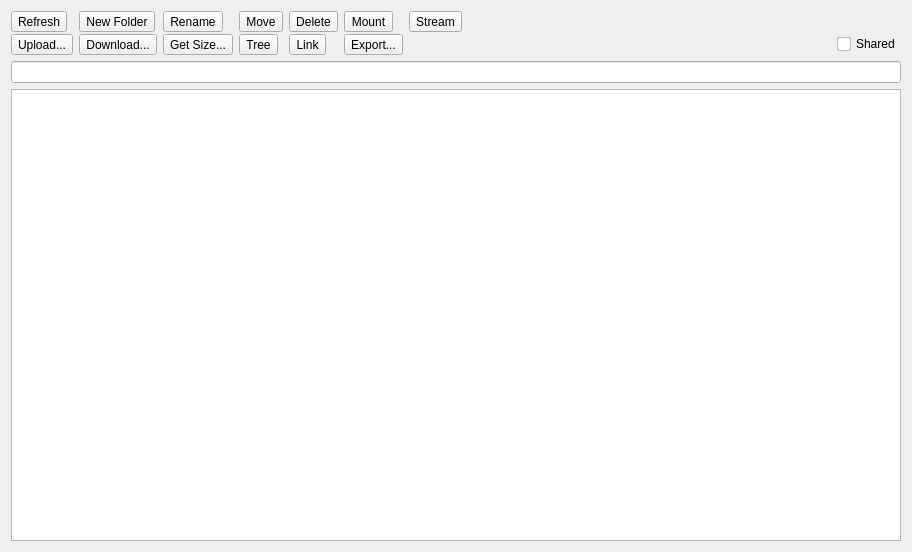
<?xml version="1.0" encoding="UTF-8"?>
<ui version="4.0">
 <class>RemoteWidget</class>
 <widget class="QWidget" name="RemoteWidget">
  <property name="geometry">
   <rect>
    <x>0</x>
    <y>0</y>
    <width>912</width>
    <height>552</height>
   </rect>
  </property>
  <property name="windowTitle">
   <string>Form</string>
  </property>
  <layout class="QHBoxLayout" name="horizontalLayout">
   <item>
    <widget class="QSplitter" name="splitter">
     <property name="orientation">
      <enum>Qt::Horizontal</enum>
     </property>
     <property name="childrenCollapsible">
      <bool>false</bool>
     </property>
     <widget class="QWidget" name="layout" native="true">
      <layout class="QVBoxLayout" name="verticalLayout">
       <property name="leftMargin">
        <number>0</number>
       </property>
       <property name="topMargin">
        <number>0</number>
       </property>
       <property name="rightMargin">
        <number>0</number>
       </property>
       <property name="bottomMargin">
        <number>0</number>
       </property>
       <item>
        <widget class="QWidget" name="buttons" native="true">
         <layout class="QGridLayout" name="buttonsGrid">
          <property name="leftMargin">
           <number>0</number>
          </property>
          <property name="topMargin">
           <number>0</number>
          </property>
          <property name="rightMargin">
           <number>0</number>
          </property>
          <property name="bottomMargin">
           <number>0</number>
          </property>
          <property name="verticalSpacing">
           <number>2</number>
          </property>
          <item row="0" column="0">
           <widget class="QToolButton" name="buttonRefresh">
            <property name="text">
             <string>Refresh</string>
            </property>
            <property name="toolButtonStyle">
             <enum>Qt::ToolButtonTextBesideIcon</enum>
            </property>
           </widget>
          </item>
          <item row="0" column="1">
           <widget class="QToolButton" name="buttonMkdir">
            <property name="text">
             <string>New Folder</string>
            </property>
            <property name="toolButtonStyle">
             <enum>Qt::ToolButtonTextBesideIcon</enum>
            </property>
           </widget>
          </item>
          <item row="0" column="2">
           <widget class="QToolButton" name="buttonRename">
            <property name="text">
             <string>Rename</string>
            </property>
            <property name="toolButtonStyle">
             <enum>Qt::ToolButtonTextBesideIcon</enum>
            </property>
           </widget>
          </item>
          <item row="0" column="3">
           <widget class="QToolButton" name="buttonMove">
            <property name="text">
             <string>Move</string>
            </property>
            <property name="toolButtonStyle">
             <enum>Qt::ToolButtonTextBesideIcon</enum>
            </property>
           </widget>
          </item>
          <item row="0" column="4">
           <widget class="QToolButton" name="buttonPurge">
            <property name="text">
             <string>Delete</string>
            </property>
            <property name="toolButtonStyle">
             <enum>Qt::ToolButtonTextBesideIcon</enum>
            </property>
           </widget>
          </item>
          <item row="0" column="5">
           <widget class="QToolButton" name="buttonMount">
            <property name="text">
             <string>Mount</string>
            </property>
            <property name="toolButtonStyle">
             <enum>Qt::ToolButtonTextBesideIcon</enum>
            </property>
           </widget>
          </item>
          <item row="0" column="6">
           <widget class="QToolButton" name="buttonStream">
            <property name="text">
             <string>Stream</string>
            </property>
            <property name="toolButtonStyle">
             <enum>Qt::ToolButtonTextBesideIcon</enum>
            </property>
           </widget>
          </item>
          <item row="0" column="7">
           <spacer name="horizontalSpacerTop">
            <property name="orientation">
             <enum>Qt::Horizontal</enum>
            </property>
            <property name="sizeHint" stdset="0">
             <size>
              <width>10</width>
              <height>10</height>
             </size>
            </property>
           </spacer>
          </item>
          <item row="1" column="0">
           <widget class="QToolButton" name="buttonUpload">
            <property name="text">
             <string>Upload...</string>
            </property>
            <property name="toolButtonStyle">
             <enum>Qt::ToolButtonTextBesideIcon</enum>
            </property>
           </widget>
          </item>
          <item row="1" column="1">
           <widget class="QToolButton" name="buttonDownload">
            <property name="text">
             <string>Download...</string>
            </property>
            <property name="toolButtonStyle">
             <enum>Qt::ToolButtonTextBesideIcon</enum>
            </property>
           </widget>
          </item>
          <item row="1" column="2">
           <widget class="QToolButton" name="buttonSize">
            <property name="text">
             <string>Get Size...</string>
            </property>
            <property name="toolButtonStyle">
             <enum>Qt::ToolButtonTextBesideIcon</enum>
            </property>
           </widget>
          </item>
          <item row="1" column="3">
           <widget class="QToolButton" name="buttonTree">
            <property name="text">
             <string>Tree</string>
            </property>
            <property name="toolButtonStyle">
             <enum>Qt::ToolButtonTextBesideIcon</enum>
            </property>
           </widget>
          </item>
          <item row="1" column="4">
           <widget class="QToolButton" name="buttonLink">
            <property name="text">
             <string>Link</string>
            </property>
            <property name="toolButtonStyle">
             <enum>Qt::ToolButtonTextBesideIcon</enum>
            </property>
           </widget>
          </item>
          <item row="1" column="5">
           <widget class="QToolButton" name="buttonExport">
            <property name="text">
             <string>Export...</string>
            </property>
            <property name="toolButtonStyle">
             <enum>Qt::ToolButtonTextBesideIcon</enum>
            </property>
           </widget>
          </item>
          <item row="1" column="7" alignment="Qt::AlignRight">
           <widget class="QCheckBox" name="checkBoxShared">
            <property name="toolTip">
             <string>Shared with Me (Google Drive)</string>
            </property>
            <property name="text">
             <string>Shared</string>
            </property>
           </widget>
          </item>
         </layout>
        </widget>
       </item>
       <item>
        <widget class="QLineEdit" name="path">
         <property name="readOnly">
          <bool>true</bool>
         </property>
        </widget>
       </item>
       <item>
        <widget class="QTreeView" name="tree">
         <property name="contextMenuPolicy">
          <enum>Qt::CustomContextMenu</enum>
         </property>
         <property name="acceptDrops">
          <bool>true</bool>
         </property>
         <property name="editTriggers">
          <set>QAbstractItemView::NoEditTriggers</set>
         </property>
         <property name="dragDropOverwriteMode">
          <bool>true</bool>
         </property>
         <property name="defaultDropAction">
          <enum>Qt::CopyAction</enum>
         </property>
         <property name="selectionMode">
          <enum>QAbstractItemView::SingleSelection</enum>
         </property>
         <property name="selectionBehavior">
          <enum>QAbstractItemView::SelectRows</enum>
         </property>
         <property name="uniformRowHeights">
          <bool>true</bool>
         </property>
         <property name="sortingEnabled">
          <bool>true</bool>
         </property>
         <attribute name="headerStretchLastSection">
          <bool>false</bool>
         </attribute>
        </widget>
       </item>
      </layout>
     </widget>
    </widget>
   </item>
  </layout>
  <action name="refresh">
   <property name="text">
    <string>Refresh</string>
   </property>
  </action>
  <action name="mount">
   <property name="text">
    <string>Mount</string>
   </property>
   <property name="toolTip">
    <string>rclone mount</string>
   </property>
  </action>
  <action name="stream">
   <property name="text">
    <string>Stream</string>
   </property>
  </action>
  <action name="mkdir">
   <property name="text">
    <string>New Folder</string>
   </property>
   <property name="toolTip">
    <string>rclone mkdir</string>
   </property>
  </action>
  <action name="rename">
   <property name="text">
    <string>Rename</string>
   </property>
   <property name="toolTip">
    <string>rclone moveto</string>
   </property>
  </action>
  <action name="purge">
   <property name="text">
    <string>Delete</string>
   </property>
   <property name="toolTip">
    <string>rclone purge|delete</string>
   </property>
  </action>
  <action name="upload">
   <property name="text">
    <string>Upload</string>
   </property>
  </action>
  <action name="download">
   <property name="text">
    <string>Download</string>
   </property>
  </action>
  <action name="getSize">
   <property name="text">
    <string>Get Size</string>
   </property>
   <property name="toolTip">
    <string>rclone size</string>
   </property>
  </action>
  <action name="getTree">
   <property name="text">
    <string>DirTree</string>
   </property>
   <property name="toolTip">
    <string>rclone tree</string>
   </property>
  </action>
  <action name="export_">
   <property name="text">
    <string>Export</string>
   </property>
   <property name="toolTip">
    <string>Export files list</string>
   </property>
  </action>
  <action name="move">
   <property name="text">
    <string>Move</string>
   </property>
   <property name="toolTip">
    <string>rclone move</string>
   </property>
  </action>
  <action name="shared">
   <property name="text">
    <string>Shared</string>
   </property>
  </action>
  <action name="link">
   <property name="text">
    <string>Public Link</string>
   </property>
   <property name="toolTip">
    <string>rclone link</string>
   </property>
  </action>
 </widget>
 <tabstops>
  <tabstop>buttonRefresh</tabstop>
  <tabstop>buttonMkdir</tabstop>
  <tabstop>buttonRename</tabstop>
  <tabstop>buttonMove</tabstop>
  <tabstop>buttonPurge</tabstop>
  <tabstop>buttonMount</tabstop>
  <tabstop>buttonStream</tabstop>
  <tabstop>buttonUpload</tabstop>
  <tabstop>buttonDownload</tabstop>
  <tabstop>buttonSize</tabstop>
  <tabstop>buttonTree</tabstop>
  <tabstop>buttonLink</tabstop>
  <tabstop>buttonExport</tabstop>
  <tabstop>checkBoxShared</tabstop>
  <tabstop>path</tabstop>
  <tabstop>tree</tabstop>
 </tabstops>
 <resources/>
 <connections/>
</ui>
